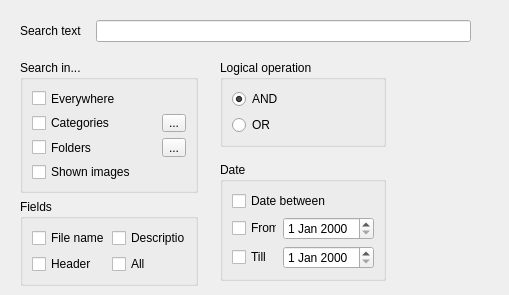
<ui version="4.0" >
 <class>PMSearchDialog</class>
 <widget class="QDialog" name="PMSearchDialog" >
  <property name="geometry" >
   <rect>
    <x>0</x>
    <y>0</y>
    <width>509</width>
    <height>295</height>
   </rect>
  </property>
  <property name="windowTitle" >
   <string>Search...</string>
  </property>
  <widget class="QWidget" name="" >
   <property name="geometry" >
    <rect>
     <x>20</x>
     <y>20</y>
     <width>451</width>
     <height>22</height>
    </rect>
   </property>
   <layout class="QHBoxLayout" >
    <item>
     <widget class="QLabel" name="label" >
      <property name="minimumSize" >
       <size>
        <width>70</width>
        <height>0</height>
       </size>
      </property>
      <property name="text" >
       <string>Search text</string>
      </property>
     </widget>
    </item>
    <item>
     <widget class="QLineEdit" name="searchTextEdit" />
    </item>
   </layout>
  </widget>
  <widget class="QWidget" name="" >
   <property name="geometry" >
    <rect>
     <x>20</x>
     <y>60</y>
     <width>178</width>
     <height>226</height>
    </rect>
   </property>
   <layout class="QVBoxLayout" >
    <item>
     <widget class="QGroupBox" name="groupBox" >
      <property name="title" >
       <string>Search in...</string>
      </property>
      <layout class="QVBoxLayout" >
       <item>
        <widget class="QCheckBox" name="checkBox_4" >
         <property name="minimumSize" >
          <size>
           <width>100</width>
           <height>0</height>
          </size>
         </property>
         <property name="text" >
          <string>Everywhere</string>
         </property>
        </widget>
       </item>
       <item>
        <layout class="QHBoxLayout" >
         <item>
          <widget class="QCheckBox" name="checkBox" >
           <property name="minimumSize" >
            <size>
             <width>100</width>
             <height>0</height>
            </size>
           </property>
           <property name="text" >
            <string>Categories</string>
           </property>
          </widget>
         </item>
         <item>
          <widget class="QToolButton" name="toolButton" >
           <property name="text" >
            <string>...</string>
           </property>
          </widget>
         </item>
        </layout>
       </item>
       <item>
        <layout class="QHBoxLayout" >
         <item>
          <widget class="QCheckBox" name="checkBox_2" >
           <property name="minimumSize" >
            <size>
             <width>100</width>
             <height>0</height>
            </size>
           </property>
           <property name="text" >
            <string>Folders</string>
           </property>
          </widget>
         </item>
         <item>
          <widget class="QToolButton" name="toolButton_2" >
           <property name="text" >
            <string>...</string>
           </property>
          </widget>
         </item>
        </layout>
       </item>
       <item>
        <widget class="QCheckBox" name="checkBox_3" >
         <property name="minimumSize" >
          <size>
           <width>100</width>
           <height>0</height>
          </size>
         </property>
         <property name="text" >
          <string>Shown images</string>
         </property>
        </widget>
       </item>
      </layout>
     </widget>
    </item>
    <item>
     <widget class="QGroupBox" name="groupBox_2" >
      <property name="title" >
       <string>Fields</string>
      </property>
      <layout class="QHBoxLayout" >
       <item>
        <layout class="QVBoxLayout" >
         <item>
          <widget class="QCheckBox" name="checkBox_5" >
           <property name="text" >
            <string>File name</string>
           </property>
          </widget>
         </item>
         <item>
          <widget class="QCheckBox" name="checkBox_6" >
           <property name="text" >
            <string>Header</string>
           </property>
          </widget>
         </item>
        </layout>
       </item>
       <item>
        <layout class="QVBoxLayout" >
         <item>
          <widget class="QCheckBox" name="checkBox_7" >
           <property name="text" >
            <string>Description</string>
           </property>
          </widget>
         </item>
         <item>
          <widget class="QCheckBox" name="checkBox_8" >
           <property name="text" >
            <string>All</string>
           </property>
          </widget>
         </item>
        </layout>
       </item>
      </layout>
     </widget>
    </item>
   </layout>
  </widget>
  <widget class="QWidget" name="" >
   <property name="geometry" >
    <rect>
     <x>220</x>
     <y>60</y>
     <width>166</width>
     <height>221</height>
    </rect>
   </property>
   <layout class="QVBoxLayout" >
    <item>
     <widget class="QGroupBox" name="groupBox_3" >
      <property name="title" >
       <string>Logical operation</string>
      </property>
      <layout class="QVBoxLayout" >
       <item>
        <widget class="QRadioButton" name="radioButton" >
         <property name="text" >
          <string>AND</string>
         </property>
         <property name="checked" >
          <bool>true</bool>
         </property>
        </widget>
       </item>
       <item>
        <widget class="QRadioButton" name="radioButton_2" >
         <property name="text" >
          <string>OR</string>
         </property>
        </widget>
       </item>
      </layout>
     </widget>
    </item>
    <item>
     <spacer>
      <property name="orientation" >
       <enum>Qt::Vertical</enum>
      </property>
      <property name="sizeHint" >
       <size>
        <width>20</width>
        <height>40</height>
       </size>
      </property>
     </spacer>
    </item>
    <item>
     <widget class="QGroupBox" name="groupBox_4" >
      <property name="title" >
       <string>Date</string>
      </property>
      <layout class="QVBoxLayout" >
       <item>
        <widget class="QCheckBox" name="checkBox_9" >
         <property name="text" >
          <string>Date between</string>
         </property>
        </widget>
       </item>
       <item>
        <layout class="QHBoxLayout" >
         <item>
          <widget class="QCheckBox" name="checkBox_10" >
           <property name="minimumSize" >
            <size>
             <width>45</width>
             <height>0</height>
            </size>
           </property>
           <property name="text" >
            <string>From</string>
           </property>
          </widget>
         </item>
         <item>
          <widget class="QDateEdit" name="dateEdit" />
         </item>
        </layout>
       </item>
       <item>
        <layout class="QHBoxLayout" >
         <item>
          <widget class="QCheckBox" name="checkBox_11" >
           <property name="minimumSize" >
            <size>
             <width>45</width>
             <height>0</height>
            </size>
           </property>
           <property name="text" >
            <string>Till</string>
           </property>
          </widget>
         </item>
         <item>
          <widget class="QDateEdit" name="dateEdit_2" />
         </item>
        </layout>
       </item>
      </layout>
     </widget>
    </item>
   </layout>
  </widget>
 </widget>
 <resources/>
 <connections/>
</ui>
